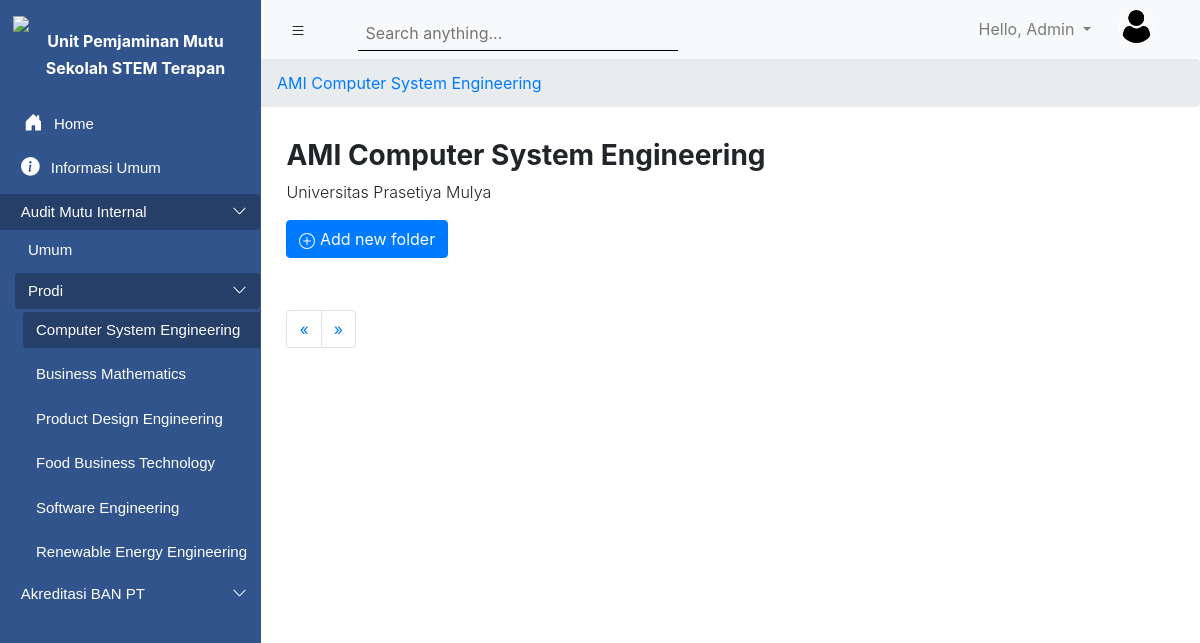
The page /folder/AMI/2 (signed in) on the database its author committed.
### upmsite/models.py (models this page shows, shortened)
class Folder(models.Model):
    listKategori = (
        ('AMI', 'AMI'),
        ('ABPT', 'ABPT'),
        ('Informasi Umum', 'Informasi Umum'),
    )
    nama_folder = models.CharField(default='', max_length=256)
    nama_prodi = models.ForeignKey(ProgramStudi, on_delete=models.CASCADE, blank = True, null = True)
    kategori = models.CharField(max_length=50, choices=listKategori)
    public_status = models.BooleanField(default = True)
    created_at = models.DateTimeField(auto_now_add=True)
    updated_at = models.DateTimeField(auto_now=True)
    isAllowNewFolder = models.BooleanField(default = True)
    isAllowNewFile = models.BooleanField(default = True)
    class Meta:
        ordering = ['-updated_at']

### Accounts/models.py (models this page shows, shortened)
class ProgramStudi(models.Model):
    nama_prodi = models.CharField(max_length=200)

class User(AbstractUser):
    prodi = models.ForeignKey(ProgramStudi, models.SET_NULL, blank=True, null=True, default=None)
    role_list = (
        ('Admin', 'Admin'),
        ('Faculty Member', 'Faculty Member'),
        ('Professional Staf', 'Professional Staf')
    )
    roles = models.CharField(choices=role_list, max_length=40)
    profile_picture = models.ImageField(null=True, blank=True)
    objects = UserManager

### upmsite/viewscinta.py (the view)
# urls.py: path('folder/<str:kategori>/<int:pk_prodi>', viewscinta.FolderList, name="folder-list"),
def FolderList(request, kategori, pk_prodi):
    roles = request.user.roles
    prodi = request.user.prodi
    semua_prodi = models_account.ProgramStudi.objects.all()
    prodi_terpilih = models_account.ProgramStudi.objects.filter(id=prodi.id)
    ami_umum = models.Folder.objects.filter(nama_prodi=None, kategori='AMI')
    abpt_umum = models.Folder.objects.filter(nama_prodi=None, kategori='ABPT')
    global data_pk_prodi
    data_pk_prodi = pk_prodi
    if kategori == 'Informasi Umum':
        kategori = kategori
        informasiUmum = models.Folder.objects.filter(kategori=kategori)
        print(informasiUmum[0].created_at)
        print(timezone.localtime(informasiUmum[0].updated_at))
        now = datetime.datetime.now()
        nowtimezone = timezone.now()
        print(informasiUmum)
        time = timezone.localtime(informasiUmum[0].updated_at)
        p_informasiumum = Paginator(informasiUmum, 5)
        page_number = request.GET.get('page')
        jumlah_halaman = []
        for x in range(1, p_informasiumum.num_pages+1):
            jumlah_halaman.append(x)
        context = {
            'pk_prodi': pk_prodi,
            'roles': roles,
            'prodi': prodi,
            'pages': p_informasiumum.get_page(page_number),
            'jumlah_halaman': jumlah_halaman,
        }
    else:
        semua_prodi = models_account.ProgramStudi.objects.all()
        informasiUmum = models.Folder.objects.filter(kategori=kategori, nama_prodi__id=pk_prodi)
        selected_prodi = models_account.ProgramStudi.objects.get(id=pk_prodi)
        label = kategori
        if kategori == "ABPT":
            label = "ABPT"
        elif kategori == "AMI":
            label = "AMI"
        context = {
            'pk_prodi': pk_prodi,
            'label': label,
            'informasiUmum': informasiUmum,
            'roles': roles,
            'prodi': selected_prodi.nama_prodi,
        }
    context1 = {
        'kategori': kategori,
        'ami_umum': ami_umum,
        'abpt_umum': abpt_umum,
        'semua_prodi': semua_prodi,
        'prodi_terpilih': prodi_terpilih,
    }
    return render(request, 'Akreditasi/FolderList.html', {**context , **context1})

### Templates/Akreditasi/FolderList.html (shortened to what this page needs)
{% extends 'main.html' %}
{% load static %}
{% block content %}
<section>
  <nav aria-label="breadcrumb">
      <ol class="breadcrumb">
        {% if kategori == 'Informasi Umum' %}
        <li class="breadcrumb-item"><a href="#">{{kategori}}</a></li>
        {% else %}
        <li class="breadcrumb-item"><a href="#">{{label}} {{prodi}}</a></li>
        {% endif %}
      </ol>
  </nav>
</section>
  <section class="page-title" style="margin-left: 17.9rem; ">
    {% if kategori == 'Informasi Umum' %}
    <h3 class="font-weight-bold">{{kategori}}</h3>
    {% else %}
    <h3 class="font-weight-bold">{{label}} {{prodi}}</h3>
    {% endif %}
      <p class="font-weight-light">Universitas Prasetiya Mulya</p>
      {% if roles == 'Admin' %}
      <a class="btn btn-primary" href="{% url 'folder-create' kategori=kategori pk_prodi=pk_prodi %}">
        Add new folder
      </a>
      {% endif %}
  </section>
  <section class="page-title" style="margin-left: 17.9rem; margin-right: 4rem;">
    <div class="list-group">
      <nav aria-label="Page navigation example" style='margin-top:20px;'>
        <ul class="pagination">
          <li class="page-item">
            {% if pages.has_previous %}
            <a class="page-link" href="?page={{ pages.previous_page_number }}" aria-label="Previous">
              <span aria-hidden="true">&laquo;</span>
            </a>
            {% else %}
            <a class="page-link" href="?page={{ pages.number }}" aria-label="Previous">
              <span aria-hidden="true">&laquo;</span>
            </a>
            {% endif %}
          </li>
          <li class="page-item">
            {% if pages.has_next %}
            <a class="page-link" href="?page={{ pages.next_page_number }}" aria-label="Next">
              <span aria-hidden="true">&raquo;</span>
            </a>
            {% else %}
            <a class="page-link" href="?page={{ pages.number }}" aria-label="Next">
              <span aria-hidden="true">&raquo;</span>
            </a>
            {% endif %}
          </li>
        </ul>
      </nav>
    </div>
  </section>
{% endblock %}

### Templates/main.html (shortened to what this page needs)
{% load static %}
<!DOCTYPE html>
<html lang="en">
<head>
    <link rel="stylesheet" href="https://stackpath.bootstrapcdn.com/bootstrap/4.5.2/css/bootstrap.min.css">
    <link rel="stylesheet" href="{% static 'css/main.css'%}">
</head>
<body>
    <section class="left_navigation" id="leftSidebar">
        <img src="https://lms.prasetiyamulya.ac.id/pluginfile.php/1/core_admin/logo/0x200/1601623298/logo_upm_putih.png" class="prasmul_logo pt-3">
        <h5 class="upmstem"><strong> Unit Pemjaminan Mutu </strong>  </h5>
        <h5 class="upmstem"><strong> Sekolah STEM Terapan </strong> </h5>
        <div class="accordion navigation_menu pt-3" id="accordionExample">
          <div class="card card1">
            <div class="card-header card1-2" id="headingFour">
              <a class="btn btn-link btn-block text-left button1" type="button" href="{% url 'home' %}">
                  Home
                </a>
            </div>
          </div>
          <div class="card card1">
            <div class="card-head card1-2" id="headingOne">
                <a class="btn btn-link btn-block text-left button1 {% if kategori == 'Informasi Umum' %}main-active{% endif %}" type="button" href="{% url 'folder-list' kategori='Informasi Umum' pk_prodi=1 %}">
                  <div class="button-content">
                      Informasi Umum
                  </div>
                </a>
            </div>
          </div>
            <div class="card card1">
              <div class="card-head card1-2" id="headingTwo">
                <h2 class="mb-0">
                  <button class="btn btn-link btn-block text-left collapsed button1 {% if kategori == 'AMI' %}main-active{% endif %}" id="buttonTest" type="button" data-toggle="collapse" data-target="#collapseTwo" aria-expanded="false" aria-controls="collapseTwo">
                    <div class="button-content-2">
                        <div>Audit Mutu Internal</div>
                        <div class="caret">
                          <svg width="1em" height="1em" viewBox="0 0 16 16" class="bi bi-chevron-up" fill="currentColor" xmlns="http://www.w3.org/2000/svg">
                            <path fill-rule="evenodd" d="M7.646 4.646a.5.5 0 0 1 .708 0l6 6a.5.5 0 0 1-.708.708L8 5.707l-5.646 5.647a.5.5 0 0 1-.708-.708l6-6z"/>
                          </svg>
                        </div>
                    </div>
                  </button>
                </h2>
              </div>
              <div id="collapseTwo" class="{% if kategori == 'AMI'%}collapse show{% else %}collapse{% endif %} buttonTest2" aria-labelledby="headingTwo" data-parent="#accordionExample">
                {% for item in ami_umum %}
                <a class="btn btn-link btn-block text-left button1 ml-4 {% if kategori == 'AMI' and prodi == None %}main-active{% endif %}" type="button" href="{% url 'subfolder1-list' pk_parent=item.id %}">
                  Umum
                </a>
                {% endfor %}
                {% if roles == 'Admin' %}
                <div class="accordion navigation_menu" id="accordionExampleTwo">
                  <div class="card-head card1-2" id="headingFour">
                    <h2 class="mb-0">
                      <button class="btn btn-link btn-block-inside text-left collapsed button1 ml-4 {% if kategori == 'AMI' and prodi != None %}main-active{% endif %}" id="buttonTest" type="button" data-toggle="collapse" data-target="#collapseFour" aria-expanded="false" aria-controls="collapseFour">
                        <div class="button-content-3">
                          <div>Prodi</div>
                          <div class="caret">
                            <svg width="1em" height="1em" viewBox="0 0 16 16" class="bi bi-chevron-up" fill="currentColor" xmlns="http://www.w3.org/2000/svg">
                              <path fill-rule="evenodd" d="M7.646 4.646a.5.5 0 0 1 .708 0l6 6a.5.5 0 0 1-.708.708L8 5.707l-5.646 5.647a.5.5 0 0 1-.708-.708l6-6z"/>
                            </svg>
                          </div>
                        </div>
                      </button>
                    </h2>
                  </div>
                  <div id="collapseFour" class="{% if kategori == 'AMI' and prodi != None %}collapse show{% else %}collapse{% endif %} buttonTest2" aria-labelledby="headingFour" data-parent="#accordionExampleTwo">
                    {% for prodi in semua_prodi %}
                    <a class="btn btn-link btn-block text-left button1 button-prodi {% if kategori == 'AMI' and prodi.id == pk_prodi %}main-active{% endif %}" type="button" href="{% url 'folder-list' kategori='AMI' pk_prodi=prodi.id%}">
                      {{prodi.nama_prodi}}
                    </a>
                    {% endfor %}
                  </div>
                </div>
                {% elif roles == 'Faculty Member' %}
                  {% for item in prodi_terpilih %}
                    <a class="btn btn-link btn-block text-left button1 ml-4" type="button" href="{% url 'folder-list' kategori='AMI' pk_prodi=item.id %}">
                      {{item.nama_prodi}}
                    </a>
                  {% endfor %}
                {% endif %}
              </div>
            </div>
            <div class="card card1">
              <div class="card-head card1-2" id="headingThree">
                <h2 class="mb-0">
                  <button class="btn btn-link btn-block text-left collapsed button1" id="buttonTest" type="button" data-toggle="collapse" data-target="#collapseThree" aria-expanded="false" aria-controls="collapseThree">
                    <div class="button-content-2">
                      <div>Akreditasi BAN PT</div>
                      <div class="caret">
                        <svg width="1em" height="1em" viewBox="0 0 16 16" class="bi bi-chevron-up" fill="currentColor" xmlns="http://www.w3.org/2000/svg">
                          <path fill-rule="evenodd" d="M7.646 4.646a.5.5 0 0 1 .708 0l6 6a.5.5 0 0 1-.708.708L8 5.707l-5.646 5.647a.5.5 0 0 1-.708-.708l6-6z"/>
                        </svg>
                      </div>
                  </div>
                  </button>
                </h2>
              </div>
            </div>
        </div>
    </section>
    <section id="rightScreen">
        <nav class="navbar navbar-expand-lg navbar-light bg-light top-bar">
          <div class="right-menu">
            <button class="btn" id="sidebarCollapse">
            </button>
            <div class="search1 ml-4">
              <input class="input-sm border-0 p-2 col-md-11 input_search1" id="searchbox" type="text" placeholder="Search anything...">
            </div>
          </div>
          <div class="profile-area">
            <ul class="navbar-nav ml-auto">
              <li class="nav-item dropdown">
                <a class="nav-link dropdown-toggle user-dropdown" href="#" id="navbarDropdown" role="button" data-toggle="dropdown" aria-haspopup="true" aria-expanded="false">
                  Hello, {{user.first_name}}
                </a>
              </li>
            </ul>
            <div id="container">
              <div class="avatar">
                {% if request.user.profile_picture %}
                  <img src="{{request.user.profile_picture.url}}" alt="">
                {% else %}
                  <img src="{% static 'media/user.png' %}" alt="">
                {% endif %}
              </div>
            </div>
          </div>
        </nav>
    {% block content %}
    {% endblock %}
</body>
</html>

### static/css/main.css (style rules this page uses)
.prasmul_logo { display: block; margin-left: auto; margin-right: auto; width: 90%; }
.upmstem { color: #FFFFFF; font-size: 16px; text-align: center; margin-left: 10px; }
.card1 { font-family: 'Montserrat', sans-serif; font-size: 15px; background: transparent; background-color: transparent; color: white; border-color: transparent; margin-left: -10px; }
.card1-2 { background: transparent; background-color: transparent; border-color: transparent; padding-top: 0.15rem; padding-bottom: 0.15rem; text-decoration: none; }
.card-head { padding-top: .25rem; border-radius: none; border-bottom: -1px; }
.button1 { font-size: 15px; background-color: transparent; color: white; }
.button-content { margin-left: 1.05rem; }
.button-content-2 { margin-left: 1.05rem; display: flex; justify-content: space-between; }
.button-content-3 { display: flex; justify-content: space-between; }
.caret { -moz-transition: all 0.3s linear; -webkit-transition: all 0.3s linear; transition: all 0.3s linear; }
.collapsed .caret { -webkit-transform: rotate(180deg); transform: rotate(180deg); }
.dropdown-toggle:after { transition: 0.7s; }
.button-prodi { margin-left: 2rem !important; }
.btn-block-inside { display: block; width: 91%; }
.house_icon { margin-top: -5px; margin-right: 7px; }
.top-bar { display: flex; justify-content: space-between; }
.avatar { margin-right: 30px; margin-left: 20px; top: 5%; left: 10%; }
.avatar img { width: 35px; height: 35px; border-radius: 100%; border: 1px solid white; }
.profile-area { display: flex; }
.user-dropdown { text-decoration: none; }
.search1 { display: flex; align-items: center; justify-content: center; height: 100%; width: 350px; }
.input_search1 { vertical-align: middle; padding-top: 0.8rem !important; padding-bottom: 0.3rem !important; border-bottom: 1px solid #000 !important; background-color: #f8f9fa; }
@media (min-width:768px) { .left_navigation { max-width: 261px; height: 100vh; background-color: #31548C; position: fixed; transition: all 0.5s; } }
@media (min-width:768px) { #rightScreen { transition: all 0.5s; } }
@media (min-width:768px) { .breadcrumb { margin-left: 250px; } }
@media (min-width:768px) { ol.breadcrumb { padding-left: 27px; } }
@media (min-width:768px) { .page-title { margin-top: 2rem; margin-left: 17.5rem; margin-right: 4rem; } }
@media (min-width:768px) { .top-bar { margin-left: 261px; } }
.right-menu { display: flex; }
.main-active { background-color: #00000041; }

### rows shown on the page
Folder: kategori "AMI"
ProgramStudi: nama_prodi "Computer System Engineering"
ProgramStudi: nama_prodi "Business Mathematics"
ProgramStudi: nama_prodi "Product Design Engineering"
ProgramStudi: nama_prodi "Food Business Technology"
ProgramStudi: nama_prodi "Software Engineering"
ProgramStudi: nama_prodi "Renewable Energy Engineering"
User: first_name "Admin"
